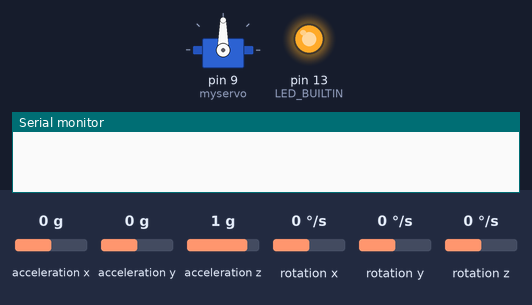
A sketch run on a simulated Arduino Uno, built with avr-gcc and run on an emulated ATmega328P. On the bench: servo, output pins drawn as LEDs (lit = HIGH), the last lines printed to the serial monitor. Wiring (inferred from the names in the program): MPU-6050 motion sensor at I2C address 0x68. Dashed ring = blinking. Inputs (shaded band) come from the test bench; at power-on: acceleration z 1 g, acceleration x 0 g, acceleration y 0 g, rotation x 0 °/s, rotation y 0 °/s, rotation z 0 °/s.

Above: at 0.1 s.
At 8.3 s:
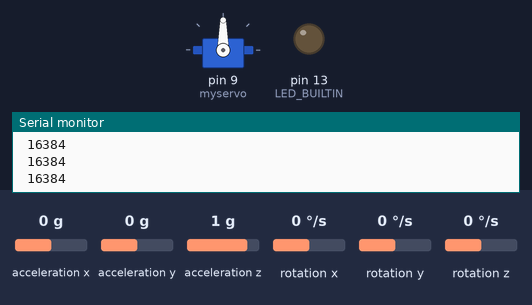
8.4 s: acceleration z set to -1.4 g
At 9.2 s:
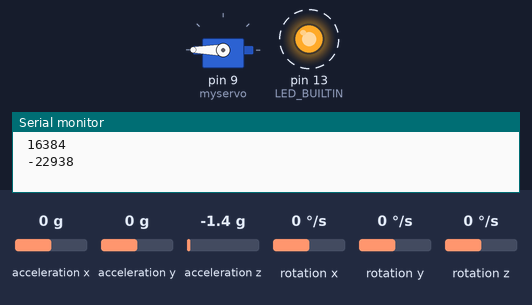
Timing chart, 0 to 17.4 s (numbered marks = the images above; inputs shaded):
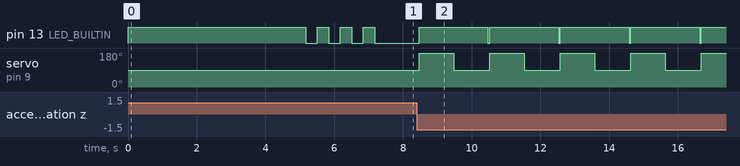

The sketch:

main.ino
```cpp
#include <Servo.h>
#include<Wire.h>

//User settings
const int down = 180;
const int up = 90;
const int MPU_addr = 0x68;  // I2C address of the MPU-6050
const int16_t AcZdif_threshold = 1000;

int16_t AcX, AcY, AcZ, Tmp, GyX, GyY, GyZ;
int16_t AcZrest;
long timeout;

Servo myservo;

void setup() {
  //Setup servo
  myservo.attach(9);
  pinMode(LED_BUILTIN, OUTPUT);

  //Setup accelerometer
  Wire.begin();
  Wire.beginTransmission(MPU_addr);
  Wire.write(0x6B);  // PWR_MGMT_1 register
  Wire.write(0);     // set to zero (wakes up the MPU-6050)
  Wire.endTransmission(true);
  Serial.begin(9600);

  //Init initial value
  digitalWrite(LED_BUILTIN, HIGH);
  float AcZsum = 0.0;
  for (int i = 0; i < 100; i++) {
    Wire.beginTransmission(MPU_addr);
    Wire.write(0x3B);  // starting with register 0x3B (ACCEL_XOUT_H)
    Wire.endTransmission(false);
    Wire.requestFrom(MPU_addr, 14, true); // request a total of 14 registers
    AcX = Wire.read() << 8 | Wire.read(); // 0x3B (ACCEL_XOUT_H) & 0x3C (ACCEL_XOUT_L)
    AcY = Wire.read() << 8 | Wire.read(); // 0x3D (ACCEL_YOUT_H) & 0x3E (ACCEL_YOUT_L)
    AcZ = Wire.read() << 8 | Wire.read(); // 0x3F (ACCEL_ZOUT_H) & 0x40 (ACCEL_ZOUT_L)
    Tmp = Wire.read() << 8 | Wire.read(); // 0x41 (TEMP_OUT_H) & 0x42 (TEMP_OUT_L)
    GyX = Wire.read() << 8 | Wire.read(); // 0x43 (GYRO_XOUT_H) & 0x44 (GYRO_XOUT_L)
    GyY = Wire.read() << 8 | Wire.read(); // 0x45 (GYRO_YOUT_H) & 0x46 (GYRO_YOUT_L)
    GyZ = Wire.read() << 8 | Wire.read(); // 0x47 (GYRO_ZOUT_H) & 0x48 (GYRO_ZOUT_L)
    AcZsum += float(AcZ);
    delay(50);
  }
  AcZrest = int16_t(AcZsum / 100.0);

  //Finish indicator
  for(int i = 0; i<3; i++){
    digitalWrite(LED_BUILTIN, LOW);
    delay(333);
    digitalWrite(LED_BUILTIN, HIGH);
    delay(333);
  }
  digitalWrite(LED_BUILTIN, LOW);
  timeout = 0;
}

void loop() {
  //Get IMU values
  Wire.beginTransmission(MPU_addr);
  Wire.write(0x3B);  // starting with register 0x3B (ACCEL_XOUT_H)
  Wire.endTransmission(false);
  Wire.requestFrom(MPU_addr, 14, true); // request a total of 14 registers
  AcX = Wire.read() << 8 | Wire.read(); // 0x3B (ACCEL_XOUT_H) & 0x3C (ACCEL_XOUT_L)
  AcY = Wire.read() << 8 | Wire.read(); // 0x3D (ACCEL_YOUT_H) & 0x3E (ACCEL_YOUT_L)
  AcZ = Wire.read() << 8 | Wire.read(); // 0x3F (ACCEL_ZOUT_H) & 0x40 (ACCEL_ZOUT_L)
  Tmp = Wire.read() << 8 | Wire.read(); // 0x41 (TEMP_OUT_H) & 0x42 (TEMP_OUT_L)
  GyX = Wire.read() << 8 | Wire.read(); // 0x43 (GYRO_XOUT_H) & 0x44 (GYRO_XOUT_L)
  GyY = Wire.read() << 8 | Wire.read(); // 0x45 (GYRO_YOUT_H) & 0x46 (GYRO_YOUT_L)
  GyZ = Wire.read() << 8 | Wire.read(); // 0x47 (GYRO_ZOUT_H) & 0x48 (GYRO_ZOUT_L)
  Serial.println(AcZ); Serial.print(" ");
  timeout += 50;
  delay(50);

  //If got PS4 controller vibrates
  if (abs(AcZ - AcZrest) > AcZdif_threshold || timeout > 60000)
  {
    digitalWrite(LED_BUILTIN, HIGH);
    myservo.write(down);
    delay(1000);
    myservo.write(up);
    delay(1000);
    digitalWrite(LED_BUILTIN, LOW);    // turn the LED off by making the voltage LOW
    timeout = 0;
  }
}
```

Measured:
- after the input at 8.4 s, pin 13 (LED_BUILTIN): alternates HIGH for 2.0 s and LOW for 0.05 s, starting after 0.07 s; servo on pin 9 (myservo): alternates 180° for 1.0 s and 90° for 1.1 s, starting after 0.07 s
